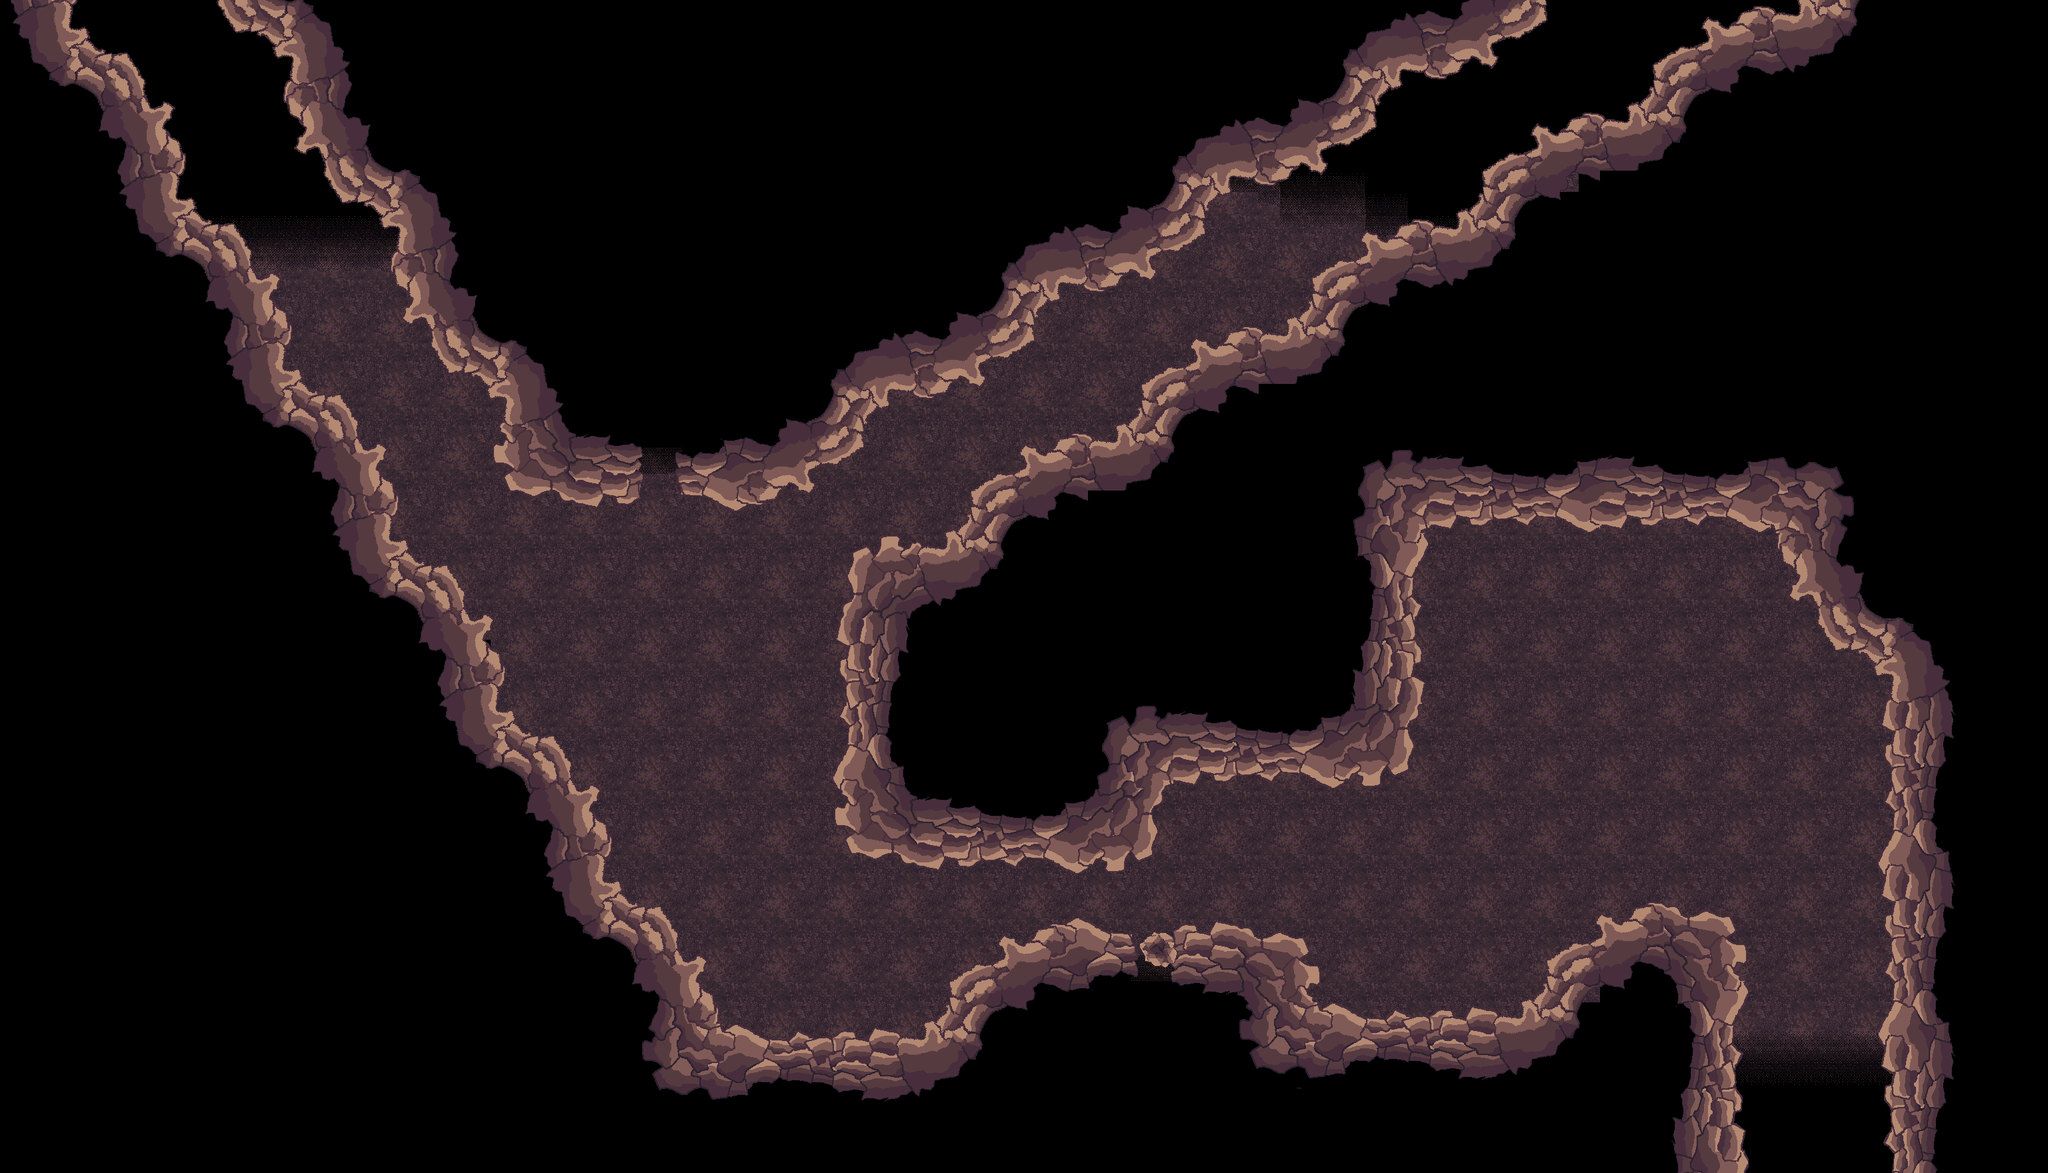

A level layout from a 2D game, rendered from its tile map. Below: a short description, then the map file with tile-grid data replaced by summaries:
An orthogonal 96x55 tile map with 32x32 px tiles, 4 tile layers (floor, darkness, walls, rocks), 2 tilesets and 63 objects (40x Wall, 9x Zone, 5x Door, 3x RockCreature, Entrance, ...).

<map version="1.10" tiledversion="1.11.2" orientation="orthogonal" renderorder="right-down" width="96" height="55" tilewidth="32" tileheight="32" infinite="0" nextlayerid="8" nextobjectid="107">
 <tileset firstgid="1" source="../Caverns Floor 1.tsx" />
 <tileset firstgid="1025" source="../tilesets/floor1-features.tsx" />
 <layer id="1" name="floor" width="96" height="55">
  <data>[5280 cells, 4213 non-empty, 9 distinct tile ids]</data>
 </layer>
 <layer id="3" name="darkness" width="96" height="55">
  <data>[5280 cells, 3474 non-empty, 8 distinct tile ids]</data>
 </layer>
 <layer id="2" name="walls" width="96" height="55">
  <data>[5280 cells, 2346 non-empty, 312 distinct tile ids]</data>
 </layer>
 <layer id="7" name="rocks" width="96" height="55">
  <data>[5280 cells, 9 non-empty, 9 distinct tile ids]</data>
 </layer>
 <objectgroup id="4" name="walls" visible="0">
  <object id="5" name="Wall" x="1126" y="761">
   <polygon points="0,0 64,-31 89,-22 100,-35 88,-51 171,-90 175,-128 208,-153 211,-172 274,-164 254,-280 -2,-248" />
  </object>
  <object id="6" name="Wall" x="1380" y="599">
   <polygon points="0,0 64,-31 89,-22 100,-35 88,-51 171,-90 175,-128 208,-153 211,-172 274,-164 254,-280 -2,-248" />
  </object>
  <object id="7" name="Wall" x="1636" y="439">
   <polygon points="0,0 64,-31 89,-22 100,-35 88,-51 171,-90 175,-128 208,-153 211,-172 274,-164 254,-280 -2,-248" />
  </object>
  <object id="8" name="Wall" x="1890" y="282">
   <polygon points="0,0 64,-31 89,-22 100,-35 88,-51 171,-90 175,-128 208,-153 211,-172 274,-164 254,-280 -2,-248" />
  </object>
  <object id="9" name="Wall" x="1379" y="813">
   <polygon points="0,0 42,9 42,-12 83,-41 81,-77 161,-113 155,-138 160,-146 185,-133 233,-164 255,-161 255,83 -1,83" />
  </object>
  <object id="10" name="Wall" x="1634" y="654">
   <polygon points="0,0 42,9 42,-12 83,-41 81,-77 161,-113 155,-138 160,-146 185,-133 233,-164 255,-161 255,83 -1,83" />
  </object>
  <object id="11" name="Wall" x="1889" y="494">
   <polygon points="0,0 42,9 42,-12 83,-41 81,-77 161,-113 155,-138 160,-146 185,-133 233,-164 255,-161 255,83 -1,83" />
  </object>
  <object id="12" name="Wall" x="2146" y="334">
   <polygon points="0,0 42,9 42,-12 83,-41 81,-77 161,-113 155,-138 160,-146 185,-133 233,-164 255,-161 255,83 -1,83" />
  </object>
  <object id="13" name="Wall" x="1322" y="809">
   <polygon points="0,0 29,-3 30,12 41,16 56,2 56,122 -64,122 -41,86 -51,59 -42,23 -20,13 -9,26" />
  </object>
  <object id="14" name="Wall" x="1257" y="1179">
   <polygon points="0,0 -4,-17 19,-84 6,-107 14,-152 5,-187 15,-193 21,-209 0,-221 6,-253 107,-252 105,6" />
  </object>
  <object id="16" name="Wall" x="1258" y="1179">
   <polygon points="0,0 12,21 -8,30 -2,54 21,99 118,120 120,6" />
  </object>
  <object id="17" name="Wall" x="1376" y="1298">
   <polygon points="0,0 30,4 44,-16 65,-4 130,-10 147,-1 163,-15 237,9 256,2 257,-119 1,-119" />
  </object>
  <object id="18" name="Wall" x="1636" y="1294">
   <polygon points="0,0 25,9 52,7 97,-16 112,-114 -2,-115" />
  </object>
  <object id="19" name="Wall" x="2019" y="1169">
   <polygon points="0,0 25,9 52,7 97,-16 112,-114 -2,-115" />
  </object>
  <object id="20" name="Wall" x="1761" y="1174">
   <polygon points="0,0 30,4 44,-16 65,-4 130,-10 147,-1 163,-15 237,9 256,2 257,-119 1,-119" />
  </object>
  <object id="21" name="Wall" x="2143" y="788">
   <polygon points="0,0 30,4 44,-16 65,-4 130,-10 147,-1 163,-15 237,9 256,2 257,-119 1,-119" />
  </object>
  <object id="22" name="Wall" x="2399" y="790">
   <polygon points="0,0 30,4 44,-16 65,-4 130,-10 147,-1 163,-15 237,9 256,2 257,-119 1,-119" />
  </object>
  <object id="24" name="Wall" x="2014" y="1056">
   <polygon points="0,0 117,1 123,-32 105,-44 105,-58 116,-62 115,-84 107,-130 122,-145 103,-165 125,-241 118,-263 0,-256 0,0" />
  </object>
  <object id="26" name="Wall" x="1088" y="1543">
   <polygon points="0,0 14,-6 65,17 93,19 109,3 132,16 160,15 171,4 194,4 195,14 213,18 224,0 249,6 256,3 255,105 -1,112" />
  </object>
  <object id="27" name="Wall" x="1986" y="1510">
   <polygon points="0,0 14,-6 65,17 93,19 109,3 132,16 160,15 171,4 194,4 195,14 213,18 224,0 249,6 256,3 255,105 -1,112" />
  </object>
  <object id="28" name="Wall" x="1345" y="1550">
   <polygon points="0,0 42,9 42,-12 83,-41 81,-77 161,-113 155,-138 160,-146 185,-133 233,-164 255,-161 255,83 -1,83" />
  </object>
  <object id="30" name="Wall" x="2239" y="1516">
   <polygon points="0,0 42,9 42,-12 83,-41 81,-77 161,-113 155,-138 160,-146 185,-133 233,-164 255,-161 255,83 -1,83" />
  </object>
  <object id="31" name="Wall" x="2492" y="1728">
   <polygon points="0,0 117,1 123,-32 105,-44 105,-58 116,-62 115,-84 107,-130 122,-145 103,-165 125,-241 118,-263 0,-256 0,0" />
  </object>
  <object id="32" name="Wall" x="2823" y="1312">
   <polygon points="0,0 -4,-17 19,-84 6,-107 14,-152 5,-187 15,-193 21,-209 0,-221 6,-253 107,-252 105,6" />
  </object>
  <object id="33" name="Wall" x="2823" y="1563">
   <polygon points="0,0 -4,-17 19,-84 6,-107 14,-152 5,-187 15,-193 21,-209 0,-221 6,-253 107,-252 105,6" />
  </object>
  <object id="37" name="Wall" x="2820" y="1818">
   <polygon points="0,0 -4,-17 19,-84 6,-107 14,-152 5,-187 15,-193 21,-209 0,-221 6,-253 107,-252 105,6" />
  </object>
  <object id="38" name="Wall" x="2495" y="1356">
   <polygon points="0,0 35,21 60,8 98,17 124,86 112,119 -1,116" />
  </object>
  <object id="39" name="Wall" x="757" y="631">
   <polygon points="0,0 0,-34 -22,-35 -50,-69 -83,-71 -109,-113 -110,-134 -120,-154 -144,-146 -157,-156 -136,-179 -167,-224 -169,-253 75,-247 75,9" />
  </object>
  <object id="40" name="Wall" x="598" y="375">
   <polygon points="0,0 0,-34 -22,-35 -50,-69 -83,-71 -109,-113 -110,-134 -120,-154 -144,-146 -157,-156 -136,-179 -167,-224 -169,-253 75,-247 75,9" />
  </object>
  <object id="41" name="Wall" x="1077" y="1532">
   <polygon points="0,0 -1,-21 -34,-61 -18,-92 -32,-102 -46,-87 -63,-107 -62,-137 -88,-172 -119,-173 -144,-191 -146,-210 -171,-210 -166,-252 -277,-252 -277,4" />
  </object>
  <object id="42" name="Wall" x="918" y="1278">
   <polygon points="0,0 -1,-21 -34,-61 -18,-92 -32,-102 -46,-87 -63,-107 -62,-137 -88,-172 -119,-173 -144,-191 -146,-210 -171,-210 -166,-252 -277,-252 -277,4" />
  </object>
  <object id="43" name="Wall" x="756" y="1020">
   <polygon points="0,0 -1,-21 -34,-61 -18,-92 -32,-102 -46,-87 -63,-107 -62,-137 -88,-172 -119,-173 -144,-191 -146,-210 -171,-210 -166,-252 -277,-252 -277,4" />
  </object>
  <object id="44" name="Wall" x="599" y="767">
   <polygon points="0,0 -1,-21 -34,-61 -18,-92 -32,-102 -46,-87 -63,-107 -62,-137 -88,-172 -119,-173 -144,-191 -146,-210 -171,-210 -166,-252 -277,-252 -277,4" />
  </object>
  <object id="45" name="Wall" x="438" y="511">
   <polygon points="0,0 -1,-21 -34,-61 -18,-92 -32,-102 -46,-87 -63,-107 -62,-137 -88,-172 -119,-173 -144,-191 -146,-210 -171,-210 -166,-252 -277,-252 -277,4" />
  </object>
  <object id="46" name="Wall" x="747" y="637">
   <polygon points="0,0 12,21 -8,30 -2,54 21,99 118,120 120,6" />
  </object>
  <object id="47" name="Wall" x="1857" y="1390">
   <polygon points="0,0 35,21 60,8 98,17 124,86 112,119 -1,116" />
  </object>
  <object id="48" name="Wall" x="2837" y="1051">
   <polygon points="0,0 0,-34 -22,-35 -50,-69 -83,-71 -109,-113 -110,-134 -120,-154 -144,-146 -157,-156 -136,-179 -167,-224 -169,-253 75,-247 75,9" />
  </object>
  <object id="97" name="Wall" x="866" y="756">
   <polygon points="0,0 29,6 94,-6 94,-116" />
  </object>
  <object id="98" name="Wall" x="1122" y="758">
   <polygon points="0,0 -16,9 -97,-15 -112,-101" />
  </object>
  </objectgroup>
 <objectgroup id="5" name="doors" visible="0">
  <!-- 9 objects omitted --></objectgroup>
 <objectgroup id="6" name="zones">
  <!-- 14 objects omitted --></objectgroup>
</map>
<!-- 24 of 63 objects omitted -->
